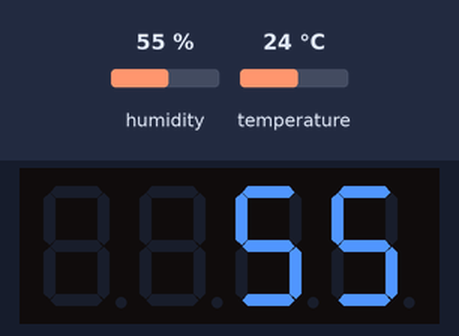
The sketch below on a simulated Arduino Uno, built with avr-gcc and run on an emulated ATmega328P. On the bench: 4-digit seven-segment display. Inputs (shaded band) come from the test bench; at power-on: humidity 55 %, temperature 24 °C.

Above: at 10.8 s.
10.9 s: humidity set to 22 %
At 20.6 s:
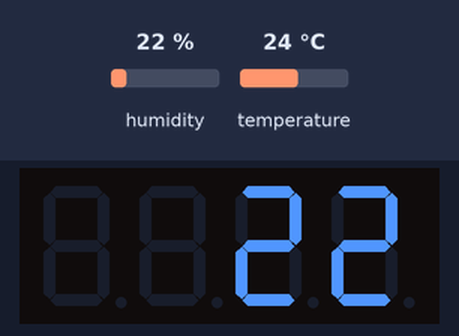
21.6 s: temperature set to 12 °C
At 35.5 s:
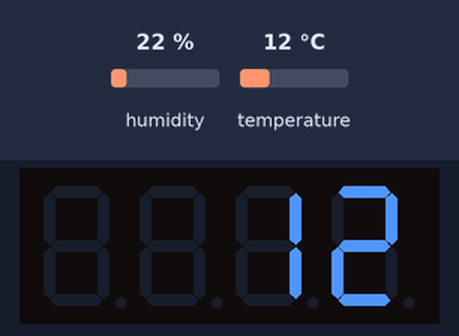
35.6 s: humidity set to 40 %
At 40.6 s:
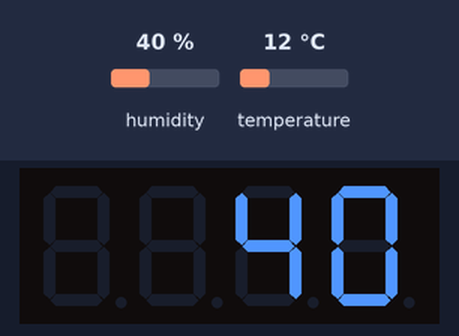
46.8 s: temperature set to 19 °C
At 56.4 s:
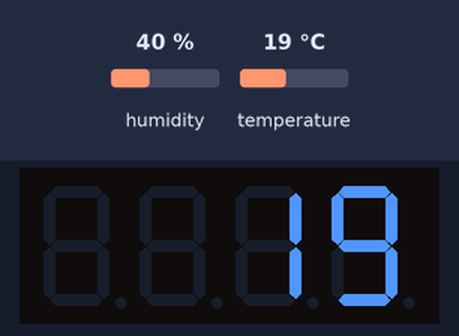
Timing chart, 0 to 57.9 s (numbered marks = the images above; inputs shaded):
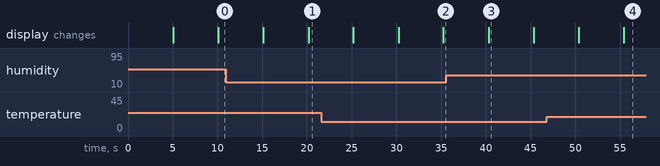

Measured:
- after the input at 10.9 s, the display: first differs from a run without the input after 9.3 s (image 1)
- after the input at 21.6 s, the display: first differs from a run without the input after 13.7 s (image 2)
- after the input at 35.6 s, the display: changes after 4.7 s (image 3)
- after the input at 46.8 s, the display: first differs from a run without the input after 8.6 s (image 4)
- what the display in image 3 shows lasts 5.0 s, from 40.3 s to 45.3 s

The sketch:

HUMIDITY___TEMPERATURE_MEASURE_PROJECT.ino
```cpp
#include<Arduino.h>
#include<TM1637Display.h>
#include<DHT.h>

#define CLK 2
#define DIO 3
#define TYPE DHT11

int sensepin=8;
DHT HT(sensepin,TYPE);

TM1637Display display(CLK,DIO);

int humidity;
int tempC;
void setup() {
  // put your setup code here, to run once:
Serial.begin(9600);
display.setBrightness(0x0f);
HT.begin();
}

void loop() {
  // put your main code here, to run repeatedly:
humidity=HT.readHumidity();
tempC=HT.readTemperature();
display.showNumberDec(humidity);
delay(5000);
display.showNumberDec(tempC);
delay(5000);
}
```
